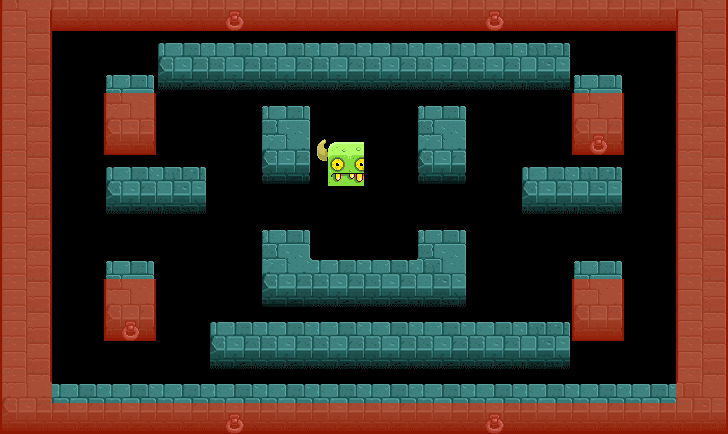

Tiled map render using the project's own tile images. Description and the map definition, with tile-layer contents summarised, below:
An orthogonal 14x14 tile map with 52x31 px tiles, 2 tile layers (map_level_1, Meta), 2 tilesets and 1 object (SpawnPoint).

<map version="1.0" orientation="orthogonal" width="14" height="14" tilewidth="52" tileheight="31">
 <tileset firstgid="1" name="map_tile" tilewidth="52" tileheight="52" spacing="2" margin="2">
  <image source="map_tile.png" width="256" height="512" />
 </tileset>
 <tileset firstgid="37" name="map_meta" tilewidth="52" tileheight="31" spacing="2" margin="2">
  <image source="map_meta.png" width="56" height="68" />
  <tile id="0">
   <properties>
    <property name="Collidable" value="true" />
   </properties>
  </tile>
 </tileset>
 <layer name="map_level_1" width="14" height="14">
  <properties>
   <property name="cc_vertexz" value="automatic" />
  </properties>
  <data>[196 cells, 91 non-empty, 14 distinct tile ids]</data>
 </layer>
 <objectgroup name="objects" width="14" height="14">
  <object name="SpawnPoint" x="312" y="155">
   <polyline points="0,0 0,31 52,31 52,0 0,0" />
  </object>
 </objectgroup>
 <layer name="Meta" width="14" height="14">
  <data>[196 cells, 60 non-empty, 1 distinct tile ids]</data>
 </layer>
</map>